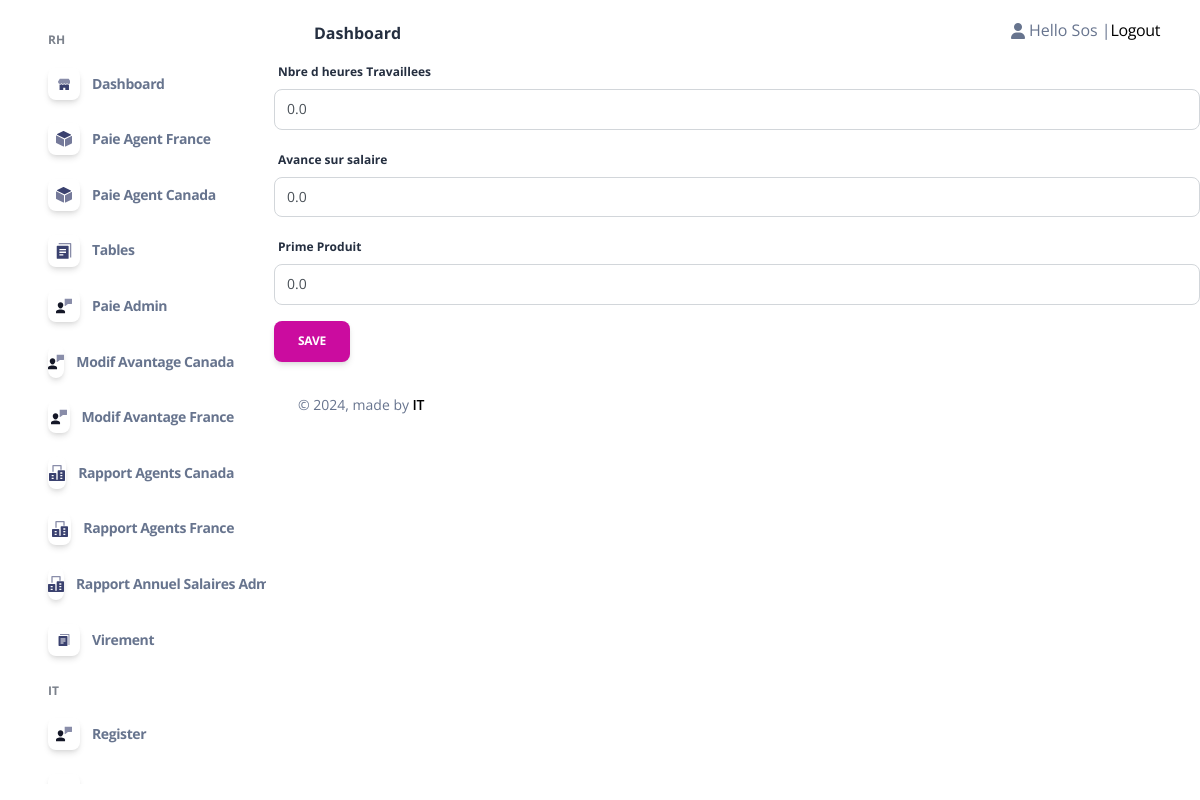
Page /EditS/18 (signed in) on the earlier database version.
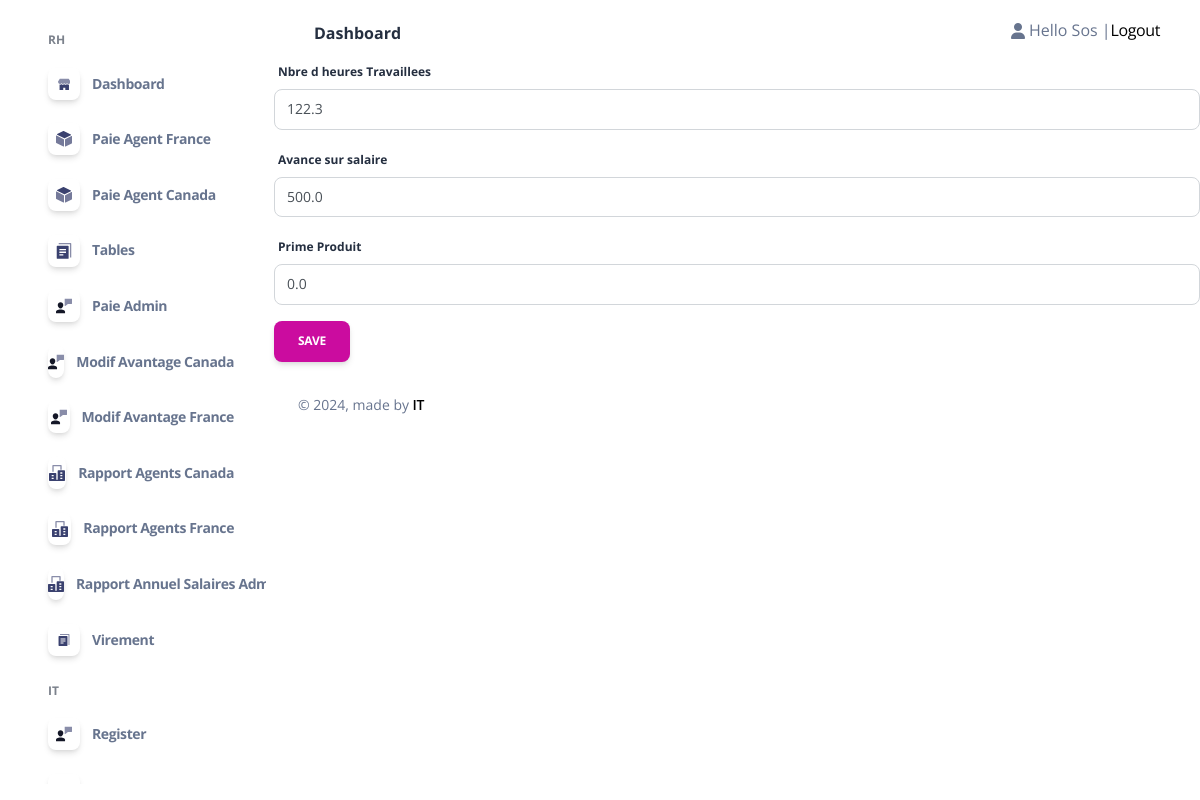
Same page on the later database version.
### admin_Sos/models.py (models this page shows, shortened)
class Collaborateur(models.Model):
    Statut_P= (
        ('AGENT','AGENT'),
        ('CADRE','CADRE'),
        ('TECHNICIEN','TECHNICIEN'),
        ('STAGIAIRE','STAGIAIRE'),
    )
    STATUT_statut = (
        ('ACTIF','ACTIF'),
        ('INACTIF','INACTIF'),
        ('FORMATION','FORMATION'),
        ('STAGE','STAGE'),
    )
    STATUT_activite = (
        ('FRANCE','FRANCE'),
        ('CANADA','CANADA'),
    )
    STATUT_causededepart = (
        ('Demission','Demission'),
        ('Licenciement','Licenciement'),
        ('FPE','FPE'),
        ('Fin de contrat','Fin de contrat'),
        ('Comportement','Comportement'),
        ('Etudes','Etudes'),
        ('Sans motif(Volantaire)','Sans motif(Volantaire)'),
        ('Autre','Autre'),
    )
    Contart = (
        ('Etranger','Etranger'),
        ('Stage','Stage'),
        ('CDD','CDD'),
        ('CDI','CDI'),
    )
    TTGD = (
        ('Célibataire ','Célibataire'),
        ('Marié(e)','Marié(e)'),
        ('Divorcé(e)','Divorcé(e)'),
        ('Veuf(ve)','Veuf(ve)'),
    )
    statut_sexe = (
        ('H','H'),
        ('F','F'),
    )
    statut_TF = (
        ('OUI','OUI'),
        ('NON','NON'),
    )
    Statut = models.CharField(max_length=10,null=True,blank=True,choices=STATUT_statut)
    Nom = models.CharField(max_length=500,null=True,blank=True)
    Prenom = models.CharField(max_length=500,null=True,blank=True)
    Sexe = models.CharField(max_length=50,null=True,blank=True,choices=statut_sexe)
    Date_de_naissance = models.DateField(null=True,blank=True)
    Age = models.PositiveIntegerField(null=True,blank=True)
    Situation_familiale = models.CharField(max_length=100, null=True,blank=True,choices=TTGD)
    Nombre_d_enfants = models.FloatField(default=0, null=True,blank=True)
    N_CIN =models.CharField(default="-",max_length=120 ,null=True,blank=True)
    N_Passeport=models.CharField(default="-",max_length=300 ,null=True,blank=True)
    Nationalité=models.CharField(default="-",max_length=200,null=True,blank=True)
    Adresse_postale=models.CharField(default="-",max_length=200,null=True,blank=True)
    Ville=models.CharField(default="-",max_length=100,null=True,blank=True)
    E_mail= models.EmailField(null=True,blank=True)
    Declaration_CNSS= models.CharField(max_length=100,null=True,blank=True,choices=statut_TF)
    N_de_téléphone=models.CharField(max_length=200,null=True,blank=True)
    RIB = models.CharField(default="-",max_length=300,null=True,blank=True)
    N_CNSS= models.CharField(default="-",max_length=200,null=True,blank=True)
    Type_de_contrat= models.CharField(max_length=100,null=True,blank=True,choices=Contart)
    Salaire_base = models.PositiveBigIntegerField(default=0,null=True,blank=True)
    Nombre_de_Jour_Travaille_Admin= models.PositiveIntegerField(default=0,null=True,blank=True)
    Poste = models.CharField(max_length=100,null=True,blank=True)
    CSP = models.CharField(max_length=100,null=True,blank=True,choices=Statut_P)
    Date_d_entrée = models.DateField(null=True,blank=True)
    Date_de_Sortie = models.DateField(null=True,blank=True)
    anciennetee = models.IntegerField(default=0,null=True, blank=True)
    Motif_de_départ = models.CharField(default="-",max_length=1000,null=True,blank=True,choices=STATUT_causededepart)
    Commentaire = models.CharField(default="-",max_length=1000,null=True,blank=True)
    Prime_Produit = models.FloatField(default=0,null=True,blank=True)
    Nbre_d_heures_Travaillees= models.FloatField(default=0,null=True,blank=True)
    Planifier= models.FloatField(default=0,null=True,blank=True)
    Avance_sur_salaire = models.FloatField(default=0,null=True,blank=True)
    S_H = models.FloatField(default=0,null=True, blank=True)
    Activite=models.CharField(max_length=100,null=True,blank=True,choices=STATUT_activite)
    user =models.OneToOneField(User, null=True,blank=True,on_delete=models.CASCADE)

### admin_Sos/decorators.py (the view)
        def wrapper_func(request,*args, **kwargs):
            group=None
            if request.user.groups.exists():
                group= request.user.groups.all()[0].name
            if group == 'Admin':
                return view_func(request,*args, **kwargs)
            if group == 'Agent':
                return redirect('home')
            else:
                return redirect('login')

### admin_Sos/forms.py
class SalaireForm(forms.ModelForm):
    class Meta:
        model=Collaborateur
        fields=['Nbre_d_heures_Travaillees','Avance_sur_salaire','Prime_Produit']

### admin_Sos/views.py (called while the page is built)
@login_required(login_url='login')
@admin_only
def EditS_Canada_View(request,id):
    instance= Collaborateur.objects.get(id=id)
    if request.method == "POST":
        form = SalaireForm(data=request.POST,files=request.FILES,instance=instance)
        if form.is_valid():
            form.save()
            return redirect('ModifSC')
    if request.method == "GET":
        form = SalaireForm(instance=instance)
    return render(request,'admin_/EditS.html',{'form':form,'collaborateur':instance})

### Templates/admin_/EditS.html (shortened to what this page needs)
{% extends 'admin_/Base/homebase_admin.html' %}
{% block body %}{% include 'admin_/content/Modify/content_editS.html'%}{% endblock  %}

### Templates/admin_/Base/homebase_admin.html (shortened to what this page needs)
{% load static %}
<!DOCTYPE html>
<html lang="en">
<head>
  <link href="{% static '' %}Admin Page/assets/css/nucleo-icons.css" rel="stylesheet" />
  <link href="{% static '' %}Admin Page/assets/css/nucleo-svg.css" rel="stylesheet" />
  <link href="{% static '' %}Admin Page/assets/css/nucleo-svg.css" rel="stylesheet" />
  <link id="pagestyle" href="{% static '' %}Admin Page/assets/css/soft-ui-dashboard.css?v=1.0.2" rel="stylesheet" />
</head>
<body>
  {% include  'admin_/Base/header_admin.html' %}
        {% block body %}{% endblock  %}
        {% block foot %}
        {% include 'admin_/Base/footer_admin.html' %}
        {% endblock  %}
</body>
</html>

### Templates/admin_/Base/header_admin.html (shortened to what this page needs)
{% load static %}
<body class="g-sidenav-show h-100  bg-gray-100" style="background-color: white !important;">
  <aside class="sidenav navbar navbar-vertical navbar-expand-xs border-0 border-radius-xl my-3 fixed-left ms-3" id="sidenav-main">
    <div class="collapse navbar-collapse h-100 w-200" id="sidenav-collapse-main">
      <ul class="navbar-nav">
        <li class="nav-item mt-3">
          <h6 class="ps-4 ms-2 text-uppercase text-xs font-weight-bolder opacity-6" style="font-weight: bold;!important">RH</h6>
        </li>
        <li class="nav-item">
          <a class="nav-link  {% if request.path == '/home_admin/' %}active{% endif %}" href="{% url 'home_admin' %}">
            <div class="icon icon-shape icon-sm shadow border-radius-md bg-white text-center me-2 d-flex align-items-center justify-content-center">
            </div>
            <span class="nav-link-text ms-1" style="font-weight: bold;!important">Dashboard</span>
          </a>
        </li>
        <li class="nav-item">
          <a class="nav-link {% if request.path == '/HW/' %}active{% endif %}" href="{% url 'tableF' %}">
            <div class="icon icon-shape icon-sm shadow border-radius-md bg-white text-center me-2 d-flex align-items-center justify-content-center">
            </div>
            <span class="nav-link-text ms-1"style="font-weight: bold;!important">Paie Agent France</span>
          </a>
        </li>
        <li class="nav-item">
          <a class="nav-link {% if request.path == '/HW/' %}active{% endif %}" href="{% url 'tableC' %}">
            <div class="icon icon-shape icon-sm shadow border-radius-md bg-white text-center me-2 d-flex align-items-center justify-content-center">
            </div>
            <span class="nav-link-text ms-1"style="font-weight: bold;!important">Paie Agent Canada</span>
          </a>
        </li>
        <li class="nav-item">
          <a class="nav-link {% if request.path == '/table/' %}active{% endif %} " href="{% url 'table' %}">
            <div class="icon icon-shape icon-sm shadow border-radius-md bg-white text-center me-2 d-flex align-items-center justify-content-center">
            </div>
            <span class="nav-link-text ms-1"style="font-weight: bold;!important">Tables</span>
          </a>
        </li>
        <li class="nav-item">
          <a class="nav-link {% if request.path == '/Salaire Admin/' %}active{% endif %} " href="{% url 'salaire_admin' %}">
            <div class="icon icon-shape icon-sm shadow border-radius-md bg-white text-center me-2 d-flex align-items-center justify-content-center">
            </div>
            <span class="nav-link-text ms-1"style="font-weight: bold;!important">Paie Admin</span>
          </a>
        </li>
        <li class="nav-item">
          <a class="nav-link {% if request.path == '/Modif Salaire Agent Canada/' %}active{% endif %}  " href="{% url 'ModifSC' %}">
            <div class="icon icon-shape icon-sm shadow border-radius-md bg-white text-center me-2 d-flex align-items-center justify-content-center">
            </div>
            <span class="nav-link-text ms-1"style="font-weight: bold;!important">Modif Avantage Canada</span>
          </a>
        </li>
        <li class="nav-item">
          <a class="nav-link {% if request.path == '/Modif Salaire Agent France/' %}active{% endif %}  " href="{% url 'ModifSF' %}">
            <div class="icon icon-shape icon-sm shadow border-radius-md bg-white text-center me-2 d-flex align-items-center justify-content-center">
            </div>
            <span class="nav-link-text ms-1"style="font-weight: bold;!important">Modif Avantage France</span>
          </a>
        </li>
        <li class="nav-item">
          <a class="nav-link  {% if request.path == '/rapport Agent Canada/' %}active{% endif %} " href="{% url 'rapport Agent Canada' %}">
            <div class="icon icon-shape icon-sm shadow border-radius-md bg-white text-center me-2 d-flex align-items-center justify-content-center">
            </div>
            <span class="nav-link-text ms-1"style="font-weight: bold;!important">Rapport Agents Canada</span>
          </a>
        </li>
        <li class="nav-item">
          <a class="nav-link  {% if request.path == '/rapport Agent France/' %}active{% endif %} " href="{% url 'rapport Agent France' %}">
            <div class="icon icon-shape icon-sm shadow border-radius-md bg-white text-center me-2 d-flex align-items-center justify-content-center">
            </div>
            <span class="nav-link-text ms-1"style="font-weight: bold;!important">Rapport Agents France</span>
          </a>
        </li>
        <li class="nav-item">
          <a class="nav-link {% if request.path == '/rapport Admin/' %}active{% endif %} " href="{% url 'rapport Admin' %}">
            <div class="icon icon-shape icon-sm shadow border-radius-md bg-white text-center me-2 d-flex align-items-center justify-content-center">
            </div>
            <span class="nav-link-text ms-1"style="font-weight: bold;!important">Rapport Annuel Salaires Admins</span>
          </a>
        </li>
        <li class="nav-item">
          <a class="nav-link {% if request.path == '/Virement/' %}active{% endif %} " href="{% url 'virement' %}">
            <div class="icon icon-shape icon-sm shadow border-radius-md bg-white text-center me-2 d-flex align-items-center justify-content-center">
            </div>
            <span class="nav-link-text ms-1"style="font-weight: bold;!important">Virement</span>
          </a>
        </li>
        <li class="nav-item mt-3">
          <h6 class="ps-4 ms-2 text-uppercase text-xs font-weight-bolder opacity-6" style="font-weight: bold;!important">IT</h6>
        </li>
        <li class="nav-item">
          <a class="nav-link {% if request.path == '/register/' %}active{% endif %} " href="{% url 'register' %}">
            <div class="icon icon-shape icon-sm shadow border-radius-md bg-white text-center me-2 d-flex align-items-center justify-content-center">
            </div>
            <span class="nav-link-text ms-1"style="font-weight: bold;!important">Register</span>
          </a>
        </li>
        <li class="nav-item">
          <a class="nav-link {% if request.path == '/test/' %}active{% endif %} " href="">
            <div class="icon icon-shape icon-sm shadow border-radius-md bg-white text-center me-2 d-flex align-items-center justify-content-center">
            </div>
            <span class="nav-link-text ms-1"style="font-weight: bold;!important">Ticket</span>
          </a>
        </li>
      </ul>
    </div>
  </aside>
  <main class="main-content mt-1 border-radius-lg">
    <nav class="navbar navbar-main navbar-expand-lg px-0 mx-4 shadow-none border-radius-xl" id="navbarBlur" navbar-scroll="true">
      <div class="container-fluid py-1 px-3">
        <nav aria-label="breadcrumb">
          <ol class="breadcrumb bg-transparent mb-0 pb-0 pt-1 px-0 me-sm-6 me-5">
          </ol>
          <h6 class="font-weight-bolder mb-0"style="font-weight: bold;!important;" >Dashboard</h6>
        </nav>
        <div class="collapse navbar-collapse mt-sm-0 mt-2 me-md-0 me-sm-4" id="navbar">
          <ul class="navbar-nav  justify-content-end">
            <li class="nav-item d-flex align-items-center">
              {% if request.user.is_authenticated%}
                <i class="fa fa-user me-sm-1"></i>
				    			    <div> Hello {{request.user}} | </a></div>
                      <div><a  href="{% url 'logout' %}" > Logout</a></div>
						  {% endif %}
            </li>
          </ul>
        </div>
      </div>
    </nav>

### Templates/admin_/content/Modify/content_editS.html (shortened to what this page needs)
{% load crispy_forms_tags %}
<form method="POST" enctype="multipart/form-data" data-url="{% url 'EditSC' id=collaborateur.id %}" class="create-form">
   {{form|crispy}}
   <button type="submit" name="Ajouter" value="Ajouter" class="btn btn-primary">Save</button>
</form>

### Templates/admin_/Base/footer_admin.html (shortened to what this page needs)
{% load static %}
<footer class="footer pt-3">
        <div class="container-fluid">
          <div class="row align-items-center justify-content-lg-between">
            <div class="col-lg-6 mb-lg-0 mb-4">
              <div class="copyright text-center text-sm text-muted text-lg-left">
                © ,
                made by
                <a href="" class="font-weight-bold" target="_blank">IT</a>
              </div>
            </div>
          </div>
        </div>
      </footer>
  </main>
</body>

### static/Admin Page/assets/css/nucleo-svg.css (style rules this page uses)
.icon { display: inline-block; color: #111111; height: 1em; width: 1em; }
.icon-sm { height: 0.8em; width: 0.8em; }
.icon { fill: currentColor; stroke: none; }

Differences in the rows shown:
changed Collaborateur: Nbre_d_heures_Travaillees "0.0" → "122.3"; Avance_sur_salaire "0.0" → "500.0"
